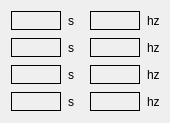
    <widget class="QWidget" name="tab_6">
     <attribute name="title">
      <string>车B</string>
     </attribute>
     <widget class="QWidget" name="layoutWidget_6">
      <property name="geometry">
       <rect>
        <x>10</x>
        <y>10</y>
        <width>151</width>
        <height>104</height>
       </rect>
      </property>
      <layout class="QGridLayout" name="gridLayout_12">
       <item row="0" column="0">
        <widget class="QLabel" name="imuTime_label_B">
         <property name="sizePolicy">
          <sizepolicy hsizetype="Fixed" vsizetype="Fixed">
           <horstretch>0</horstretch>
           <verstretch>0</verstretch>
          </sizepolicy>
         </property>
         <property name="minimumSize">
          <size>
           <width>50</width>
           <height>19</height>
          </size>
         </property>
         <property name="styleSheet">
          <string notr="true">border-width: 1px;
border-style: solid;
border-color: rgb(0,0,0);</string>
         </property>
         <property name="text">
          <string/>
         </property>
         <property name="alignment">
          <set>Qt::AlignCenter</set>
         </property>
        </widget>
       </item>
       <item row="0" column="1">
        <widget class="QLabel" name="label_64">
         <property name="sizePolicy">
          <sizepolicy hsizetype="Fixed" vsizetype="Preferred">
           <horstretch>0</horstretch>
           <verstretch>0</verstretch>
          </sizepolicy>
         </property>
         <property name="minimumSize">
          <size>
           <width>15</width>
           <height>21</height>
          </size>
         </property>
         <property name="text">
          <string>s</string>
         </property>
        </widget>
       </item>
       <item row="0" column="2">
        <widget class="QLabel" name="imuHz_label_B">
         <property name="sizePolicy">
          <sizepolicy hsizetype="Fixed" vsizetype="Fixed">
           <horstretch>0</horstretch>
           <verstretch>0</verstretch>
          </sizepolicy>
         </property>
         <property name="minimumSize">
          <size>
           <width>50</width>
           <height>19</height>
          </size>
         </property>
         <property name="styleSheet">
          <string notr="true">border-width: 1px;
border-style: solid;
border-color: rgb(0,0,0);</string>
         </property>
         <property name="text">
          <string/>
         </property>
         <property name="alignment">
          <set>Qt::AlignCenter</set>
         </property>
        </widget>
       </item>
       <item row="0" column="3">
        <widget class="QLabel" name="label_65">
         <property name="sizePolicy">
          <sizepolicy hsizetype="Fixed" vsizetype="Preferred">
           <horstretch>0</horstretch>
           <verstretch>0</verstretch>
          </sizepolicy>
         </property>
         <property name="text">
          <string>hz</string>
         </property>
        </widget>
       </item>
       <item row="1" column="0">
        <widget class="QLabel" name="imageFrontTime_label_B">
         <property name="sizePolicy">
          <sizepolicy hsizetype="Fixed" vsizetype="Fixed">
           <horstretch>0</horstretch>
           <verstretch>0</verstretch>
          </sizepolicy>
         </property>
         <property name="minimumSize">
          <size>
           <width>50</width>
           <height>19</height>
          </size>
         </property>
         <property name="styleSheet">
          <string notr="true">border-width: 1px;
border-style: solid;
border-color: rgb(0,0,0);</string>
         </property>
         <property name="text">
          <string/>
         </property>
         <property name="alignment">
          <set>Qt::AlignCenter</set>
         </property>
        </widget>
       </item>
       <item row="1" column="1">
        <widget class="QLabel" name="label_66">
         <property name="sizePolicy">
          <sizepolicy hsizetype="Minimum" vsizetype="Preferred">
           <horstretch>0</horstretch>
           <verstretch>0</verstretch>
          </sizepolicy>
         </property>
         <property name="minimumSize">
          <size>
           <width>15</width>
           <height>21</height>
          </size>
         </property>
         <property name="text">
          <string>s</string>
         </property>
        </widget>
       </item>
       <item row="1" column="2">
        <widget class="QLabel" name="imageFrontHz_label_B">
         <property name="sizePolicy">
          <sizepolicy hsizetype="Fixed" vsizetype="Fixed">
           <horstretch>0</horstretch>
           <verstretch>0</verstretch>
          </sizepolicy>
         </property>
         <property name="minimumSize">
          <size>
           <width>50</width>
           <height>19</height>
          </size>
         </property>
         <property name="styleSheet">
          <string notr="true">border-width: 1px;
border-style: solid;
border-color: rgb(0,0,0);</string>
         </property>
         <property name="text">
          <string/>
         </property>
         <property name="alignment">
          <set>Qt::AlignCenter</set>
         </property>
        </widget>
       </item>
       <item row="1" column="3">
        <widget class="QLabel" name="label_67">
         <property name="text">
          <string>hz</string>
         </property>
        </widget>
       </item>
       <item row="2" column="0">
        <widget class="QLabel" name="imageBackTime_label_B">
         <property name="sizePolicy">
          <sizepolicy hsizetype="Fixed" vsizetype="Fixed">
           <horstretch>0</horstretch>
           <verstretch>0</verstretch>
          </sizepolicy>
         </property>
         <property name="minimumSize">
          <size>
           <width>50</width>
           <height>19</height>
          </size>
         </property>
         <property name="styleSheet">
          <string notr="true">border-width: 1px;
border-style: solid;
border-color: rgb(0,0,0);</string>
         </property>
         <property name="text">
          <string/>
         </property>
         <property name="alignment">
          <set>Qt::AlignCenter</set>
         </property>
        </widget>
       </item>
       <item row="2" column="1">
        <widget class="QLabel" name="label_68">
         <property name="sizePolicy">
          <sizepolicy hsizetype="Minimum" vsizetype="Preferred">
           <horstretch>0</horstretch>
           <verstretch>0</verstretch>
          </sizepolicy>
         </property>
         <property name="minimumSize">
          <size>
           <width>15</width>
           <height>21</height>
          </size>
         </property>
         <property name="text">
          <string>s</string>
         </property>
        </widget>
       </item>
       <item row="2" column="2">
        <widget class="QLabel" name="imageBackHz_label_B">
         <property name="sizePolicy">
          <sizepolicy hsizetype="Fixed" vsizetype="Fixed">
           <horstretch>0</horstretch>
           <verstretch>0</verstretch>
          </sizepolicy>
         </property>
         <property name="minimumSize">
          <size>
           <width>50</width>
           <height>19</height>
          </size>
         </property>
         <property name="styleSheet">
          <string notr="true">border-width: 1px;
border-style: solid;
border-color: rgb(0,0,0);</string>
         </property>
         <property name="text">
          <string/>
         </property>
         <property name="alignment">
          <set>Qt::AlignCenter</set>
         </property>
        </widget>
       </item>
       <item row="2" column="3">
        <widget class="QLabel" name="label_69">
         <property name="text">
          <string>hz</string>
         </property>
        </widget>
       </item>
       <item row="3" column="0">
        <widget class="QLabel" name="cloudTime_label_B">
         <property name="sizePolicy">
          <sizepolicy hsizetype="Fixed" vsizetype="Fixed">
           <horstretch>0</horstretch>
           <verstretch>0</verstretch>
          </sizepolicy>
         </property>
         <property name="minimumSize">
          <size>
           <width>50</width>
           <height>19</height>
          </size>
         </property>
         <property name="styleSheet">
          <string notr="true">border-width: 1px;
border-style: solid;
border-color: rgb(0,0,0);</string>
         </property>
         <property name="text">
          <string/>
         </property>
         <property name="alignment">
          <set>Qt::AlignCenter</set>
         </property>
        </widget>
       </item>
       <item row="3" column="1">
        <widget class="QLabel" name="label_70">
         <property name="sizePolicy">
          <sizepolicy hsizetype="Minimum" vsizetype="Preferred">
           <horstretch>0</horstretch>
           <verstretch>0</verstretch>
          </sizepolicy>
         </property>
         <property name="minimumSize">
          <size>
           <width>15</width>
           <height>21</height>
          </size>
         </property>
         <property name="text">
          <string>s</string>
         </property>
        </widget>
       </item>
       <item row="3" column="2">
        <widget class="QLabel" name="cloudHz_label_B">
         <property name="sizePolicy">
          <sizepolicy hsizetype="Fixed" vsizetype="Fixed">
           <horstretch>0</horstretch>
           <verstretch>0</verstretch>
          </sizepolicy>
         </property>
         <property name="minimumSize">
          <size>
           <width>50</width>
           <height>19</height>
          </size>
         </property>
         <property name="styleSheet">
          <string notr="true">border-width: 1px;
border-style: solid;
border-color: rgb(0,0,0);</string>
         </property>
         <property name="text">
          <string/>
         </property>
         <property name="alignment">
          <set>Qt::AlignCenter</set>
         </property>
        </widget>
       </item>
       <item row="3" column="3">
        <widget class="QLabel" name="label_71">
         <property name="text">
          <string>hz</string>
         </property>
        </widget>
       </item>
      </layout>
     </widget>
    </widget>
